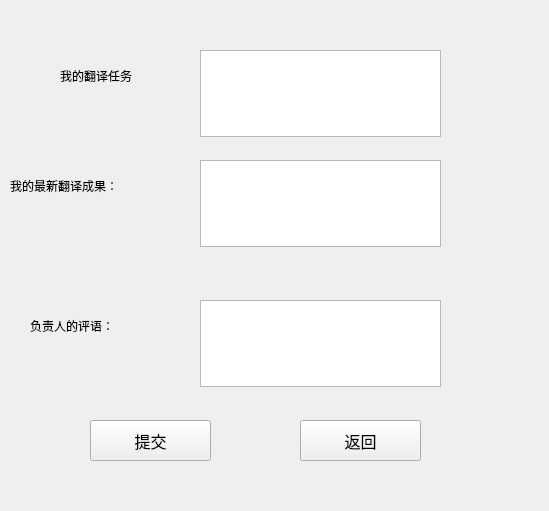
<?xml version="1.0" encoding="UTF-8"?>
<ui version="4.0">
 <class>translatorwindow</class>
 <widget class="QWidget" name="translatorwindow">
  <property name="geometry">
   <rect>
    <x>0</x>
    <y>0</y>
    <width>549</width>
    <height>511</height>
   </rect>
  </property>
  <property name="windowTitle">
   <string>Form</string>
  </property>
  <widget class="QLabel" name="label">
   <property name="geometry">
    <rect>
     <x>60</x>
     <y>60</y>
     <width>91</width>
     <height>31</height>
    </rect>
   </property>
   <property name="text">
    <string>我的翻译任务</string>
   </property>
  </widget>
  <widget class="QTextEdit" name="tMysectiontask">
   <property name="geometry">
    <rect>
     <x>200</x>
     <y>50</y>
     <width>241</width>
     <height>87</height>
    </rect>
   </property>
  </widget>
  <widget class="QTextEdit" name="tComment">
   <property name="geometry">
    <rect>
     <x>200</x>
     <y>300</y>
     <width>241</width>
     <height>87</height>
    </rect>
   </property>
  </widget>
  <widget class="QLabel" name="label_2">
   <property name="geometry">
    <rect>
     <x>30</x>
     <y>310</y>
     <width>121</width>
     <height>31</height>
    </rect>
   </property>
   <property name="text">
    <string>负责人的评语：</string>
   </property>
  </widget>
  <widget class="QTextEdit" name="tMywork">
   <property name="geometry">
    <rect>
     <x>200</x>
     <y>160</y>
     <width>241</width>
     <height>87</height>
    </rect>
   </property>
  </widget>
  <widget class="QLabel" name="label_3">
   <property name="geometry">
    <rect>
     <x>10</x>
     <y>170</y>
     <width>141</width>
     <height>31</height>
    </rect>
   </property>
   <property name="text">
    <string>我的最新翻译成果：</string>
   </property>
  </widget>
  <widget class="QPushButton" name="bSubmit">
   <property name="geometry">
    <rect>
     <x>90</x>
     <y>420</y>
     <width>121</width>
     <height>41</height>
    </rect>
   </property>
   <property name="font">
    <font>
     <pointsize>12</pointsize>
    </font>
   </property>
   <property name="text">
    <string>提交</string>
   </property>
  </widget>
  <widget class="QPushButton" name="bReturn">
   <property name="geometry">
    <rect>
     <x>300</x>
     <y>420</y>
     <width>121</width>
     <height>41</height>
    </rect>
   </property>
   <property name="font">
    <font>
     <pointsize>12</pointsize>
    </font>
   </property>
   <property name="text">
    <string>返回</string>
   </property>
  </widget>
 </widget>
 <resources/>
 <connections/>
</ui>
